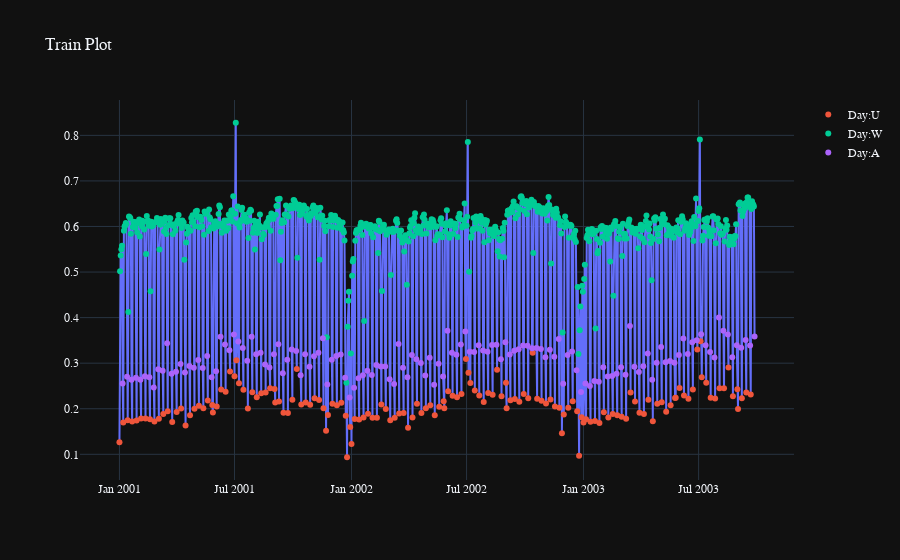

The notebook cell saved with this chart:
### Markdown cell above
# Visual Insights

### Code cell
fig = go.Figure()
fig.add_trace(go.Scatter(x=temp_train.index,y=temp_train.rail,mode="lines",showlegend=False))
for day  in temp_train.day.unique():
    temp_df = temp_train.query(f"day == '{day}'")
    fig.add_trace(go.Scatter(x=temp_df.index,y=temp_df.rail,mode="markers",name=f"Day:{day}"))

fig.update_layout(title="Train Plot")
fig.show()

### Figure 1 — Plotly figure (JSON) as saved in the notebook; plotly's stock layout.template omitted (floating-point values rounded to 4 significant figures; data arrays with more than 128 entries replaced by an {"elided": "..."} marker saying what was removed)
{"data": [{"mode": "lines", "showlegend": false, "type": "scatter", "x": {"elided": "1000 str values"}, "y": {"elided": "1000 float values"}}, {"mode": "markers", "name": "Day:U", "type": "scatter", "x": {"elided": "158 str values"}, "y": {"elided": "158 float values"}}, {"mode": "markers", "name": "Day:W", "type": "scatter", "x": {"elided": "699 str values"}, "y": {"elided": "699 float values"}}, {"mode": "markers", "name": "Day:A", "type": "scatter", "x": {"elided": "143 str values"}, "y": {"elided": "143 float values"}}], "layout": {"title": {"text": "Train Plot"}}}
